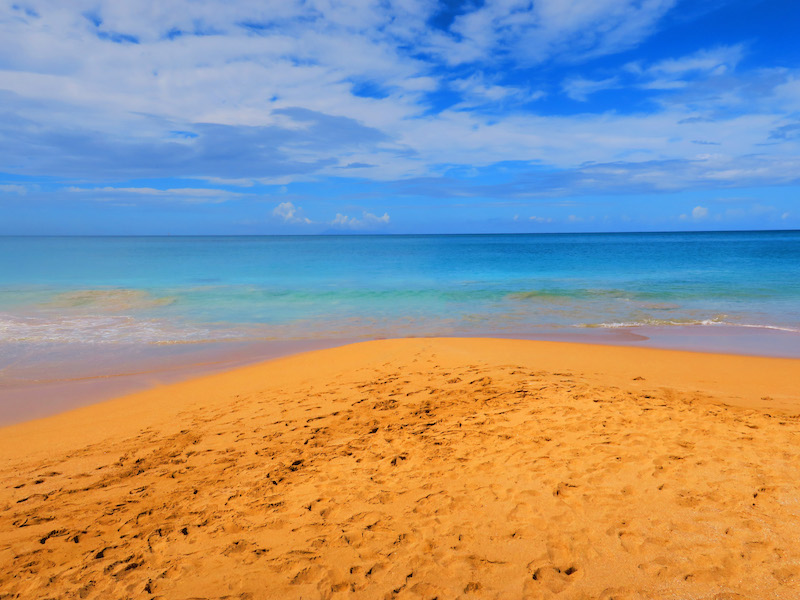
#> input picture Week 8/cse110_images/beach.jpg, 800 x 600 px
$ python milestoneSVG_08.py
#> lines starting #> are read from the running program, lines starting #| are printed output that depends on the picture
from PIL import Image

image_beach = Image.open("cse110_images/beach.jpg")
#> image_beach is the input picture: PIL image 800x600 RGB; mean R, G, B 152.6, 148, 143.9
image_penguin = Image.open("cse110_images/penguin.jpg")
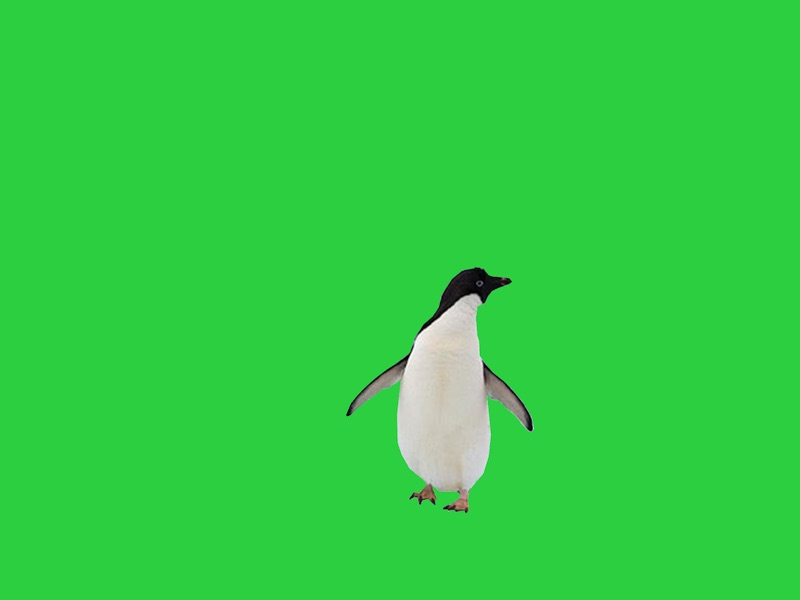
#> input picture Week 8/cse110_images/penguin.jpg, 800 x 600 px
#> image_penguin is the input picture: PIL image 800x600 RGB; mean R, G, B 49, 205.6, 67.8

print(image_beach.size)
#| (800, 600)
print(image_beach.format)
#| JPEG

(width, height) = image_beach.size
#> width = 800; height = 600

print(f"Width: {width}")
#| Width: 800
print(f"Height: {height}")
#| Height: 600

pixels_beach = image_beach.load()

pixels_image_penguin = image_penguin.load()

print(pixels_image_penguin[0, 0])
#| (44, 207, 64)

for y in range(0, height):
    for x in range (0, width):
        (r, g, b) = pixels_image_penguin[x, y]
        if (r <= 150) and (g >= 180 and g <= 250) and (b <=165):
            pixels_image_penguin[x,y] = pixels_beach[x,y]

image_penguin.show()
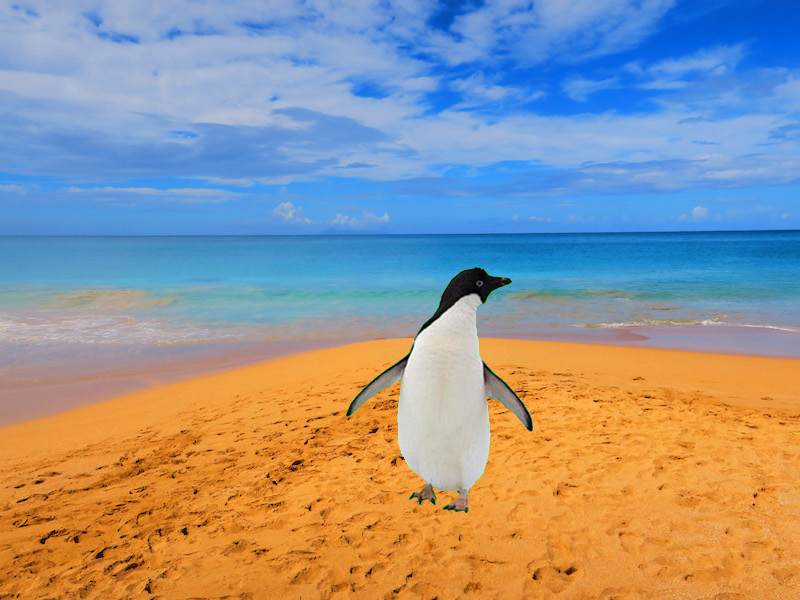
#> shown: PIL image 800x600 RGB; mean R, G, B 151.1, 148.9, 147.2

image_penguin.save("the_new_image.jpg")
